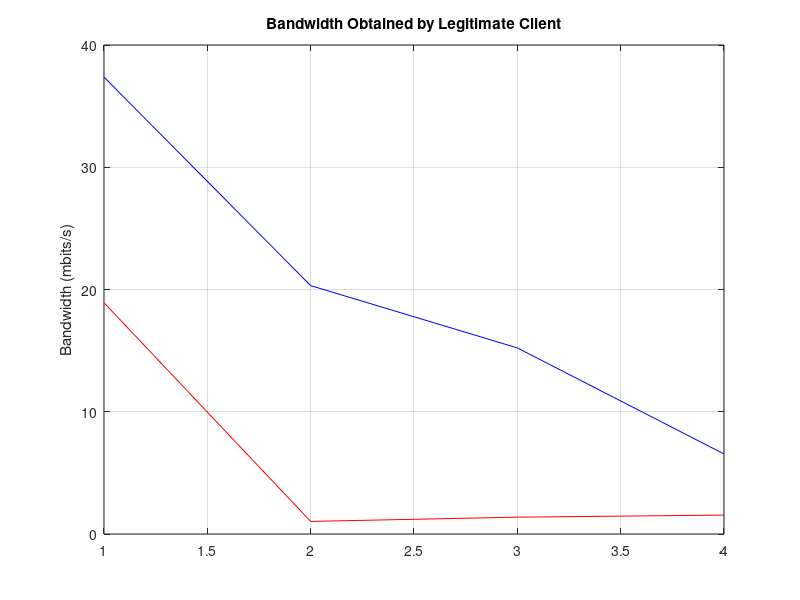

Write MATLAB code to recreate this figure.
clear all;
close all;
clc

%%% Iperf test with attackers doing iperf

mean_defense_bw = zeros(1,4);
mean_no_defense_bw = zeros(1,4);

one_node_defense = [54.45, 28.06, 29.62];
one_node_no_defense = [19.71, 18.98, 18.06];

four_node_defense = [21.73, 21.95, 17.27];
four_node_no_defense =  [0.98, 1.18, 0.93];

seven_nodes_defense = [13.37, 20.84, 11.46];
seven_nodes_no_defense = [0.31, 2.36, 1.46];

ten_nodes_defense = [9.50, 4.78, 5.36];
ten_nodes_no_defense = [1.62, 2.47, 0.55];


mean_defense_bw(1) = mean(one_node_defense);
mean_no_defense_bw(1) = mean(one_node_no_defense);

mean_defense_bw(2) = mean(four_node_defense)
mean_no_defense_bw(2) = mean(four_node_no_defense);

mean_defense_bw(3) = mean(seven_nodes_defense)
mean_no_defense_bw(3) = mean(seven_nodes_no_defense);

mean_defense_bw(4) = mean(ten_nodes_defense);
mean_no_defense_bw(4) = mean(ten_nodes_no_defense);

figure(1)

plot(mean_defense_bw,'-b');

hold on;
grid on;

plot(mean_no_defense_bw,'-r');

txt = findobj(gca,'Type','text');
set(findobj(gca,'Type','text'),'FontSize',20);
set(txt(1:end),'VerticalAlignment', 'Middle');

ylabel('Bandwidth (mbits/s)')
title('Bandwidth Obtained by Legitimate Client')




